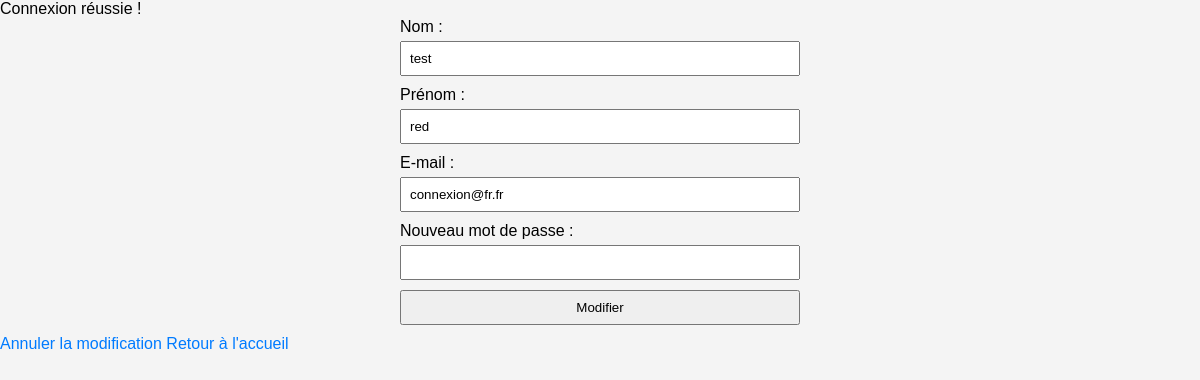
/pages/crud/modifier_utilisateur.php?id=7, run on the app's committed database.
### tables this page shows
CREATE TABLE IF NOT EXISTS `utilisateurs` (
  `id` int NOT NULL AUTO_INCREMENT,
  `nom` varchar(50) NOT NULL,
  `prenom` varchar(50) NOT NULL,
  `email` varchar(100) NOT NULL,
  `mot_de_passe` varchar(255) NOT NULL,
  PRIMARY KEY (`id`)
);

### assets/php/controllers/utilisateurController.php (called while the page is built, shortened)
<?php
class UtilisateurController
{
    private $conn;
    public function __construct($conn)
    {
        $this->conn = $conn;
    }
    public function recupererUtilisateurParId($id)
    {
        $stmt = $this->conn->prepare("SELECT * FROM utilisateurs WHERE id = :id");
        $stmt->bindParam(':id', $id);
        $stmt->execute();
        return $stmt->fetch(PDO::FETCH_ASSOC);
    }
}
?>

### pages/crud/modifier_utilisateur.php (the view, shortened to what this page needs)
<?php
include('../../assets/php/middleware/connect.php');
include('../../assets/php/controllers/utilisateurController.php');
$utilisateurController = new UtilisateurController($conn);
if (isset($_GET['id'])) {
    $id_utilisateur = $_GET['id'];
    $utilisateur = $utilisateurController->recupererUtilisateurParId($id_utilisateur);
    if ($utilisateur) {
        $nom_actuel = isset($utilisateur['nom']) ? $utilisateur['nom'] : '';
        $prenom_actuel = isset($utilisateur['prenom']) ? $utilisateur['prenom'] : '';
        $email_actuel = isset($utilisateur['email']) ? $utilisateur['email'] : '';
?>
<!DOCTYPE html>
<html lang="en">
<head>
    <link rel="stylesheet" href="/vanilla/assets/css/styles.css">
</head>
<body>
<form action="modifier_utilisateur.php" method="post">
    <label for="nom">Nom :</label>
    <input type="text" id="nom" name="nom" value="<?= htmlspecialchars($nom_actuel) ?>" required><br>
    <label for="prenom">Prénom :</label>
    <input type="text" id="prenom" name="prenom" value="<?= htmlspecialchars($prenom_actuel) ?>" required><br>
    <label for="email">E-mail :</label>
    <input type="email" id="email" name="email" value="<?= htmlspecialchars($email_actuel) ?>" required><br>
    <label for="mot_de_passe">Nouveau mot de passe :</label>
    <input type="password" id="mot_de_passe" name="mot_de_passe"><br>
    <input type="submit" value="Modifier">
</form>
<a href="liste_utilisateurs.php">Annuler la modification</a>
<a href="accueil.php">Retour à l'accueil</a>
</body>
</html>
<?php
    } else {
        echo "Utilisateur non trouvé.";
        exit();
    }
} else {
    echo "ID d'utilisateur non spécifié.";
    exit();
}
?>

### assets/css/styles.css (style rules this page uses)
body { font-family: 'Arial', sans-serif; margin: 0; padding: 0; background-color: #f4f4f4; }
form { max-width: 400px; margin: 0 auto; }
label { display: block; margin-bottom: 5px; }
input, select { width: 100%; padding: 8px; margin-bottom: 10px; box-sizing: border-box; }
a { color: #007BFF; text-decoration: none; }

### data on the page
utilisateurs: nom "test", prenom "red", email "connexion@fr.fr"
